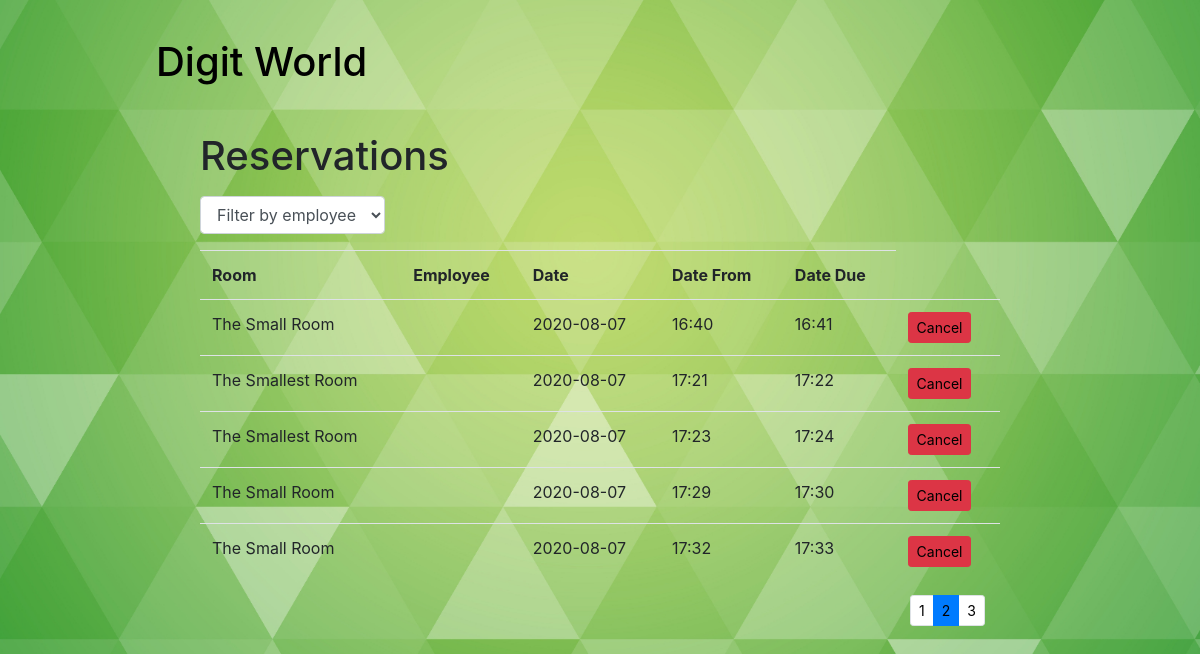
The app's page /reservations/history/?page=2 (signed in) with its own data.
### reservations/models.py (models this page shows, shortened)
class Reservations(models.Model):
    room_id = models.ForeignKey(Rooms, on_delete=models.SET_NULL, null=True, db_constraint=False)
    employee_id = models.ForeignKey(Employee, on_delete=models.SET_NULL, null=True, db_constraint=False)
    date = models.DateField('Date', null=False, default=datetime.now, blank=False)
    time_from = models.TimeField('Time From', null=False, blank=False)
    time_due = models.TimeField('Time Due', null=False, blank=False)
    STATUS = (
        ('w', ('waiting')),
        ('d', ('done')),
        ('x', ('canceled')),
    )
    status = models.CharField(max_length=1,
                              choices=STATUS,
                              blank=True,
                              default='w',
                              help_text=('Status')
                              )

class Rooms(models.Model):
    name = models.CharField('Name', max_length=200)
    def __str__(self):
        return self.name
    class Meta:
        verbose_name = "Room"
        verbose_name_plural = "Rooms"

### reservations/views.py (the view)
# urls.py: path('history/', views.reservations_list, name='all_reservations'),
@login_required
def reservations_list(request):
    paginator = Paginator(Reservations.objects.order_by('-date').all(), 5)
    page_number = request.GET.get('page')
    reservations = paginator.get_page(page_number)
    employees = Employee.objects.all()
    context = {
        'reservations': reservations,
        'employees': employees
    }
    return render(request, 'reservations_ListView.html', context=context)

### reservations/templates/reservations_ListView.html (shortened to what this page needs)
{% extends "base.html" %}
{% block content %}
<h1>Reservations</h1>
<p>
<form action="{% url 'search' %}" method="get" class="form-inline my-2 my-md-0">
     <div class="form-group">
    <select class="form-control" name="query" type="text" id="exampleFormControlSelect1" onchange="this.form.submit()">
      <option selected>Filter by employee</option>
    </select>
  </div>
</form>
</p>
<div class="visits-list">
    <table class="table table-hover">
        {%if reservations%}
        <tr>
            <th scope="col">Room</th>
            <th scope="col">Employee</th>
            <th scope="col">Date</th>
            <th scope="col">Date From</th>
            <th scope="col">Date Due</th>
        </tr>
        {%for reservation in reservations%}
        <tr>
            <td>{{reservation.room_id}}</td>
            <td>{{reservation.employee_id}}</td>
            <td>{{reservation.date|date:"Y-m-d"}}</td>
            <td>{{reservation.time_from|date:"H:i"}}</td>
            <td>{{reservation.time_due|date:"H:i"}}</td>
            {%if reservation.employee_id == user.employee%}
            <td><a class="btn btn-danger btn-sm" href="{%url 'cancel' reservation.id %}"/>Cancel</td>
            {%endif%}
            {%endfor%}
    </table>
    <div class="container puslapiai">
        <nav aria-label="...">
            {% if reservations.has_other_pages %}
            <ul class="pagination pagination-sm justify-content-end">
                {% for i in reservations.paginator.page_range %}
                {% if reservations.number == i %}
                <li class="page-item active">
                    <a class="page-link" href="#">{{ i }}</a>
                </li>
                {% else %}
                <li class="page-item">
                    <a class="page-link" href="?page={{ i }}">{{ i }}</a>
                </li>
                {% endif %}
                {% endfor %}
            </ul>
            {% endif %}
        </nav>
    </div>
</div>
{% endif %}
{% endblock %}

### reservations/static/css/styles.css (style rules this page uses)
* { box-sizing: border-box; }
a { color: black!important; text-decoration: none; }
body { background: url('../image/cover.jpg')no-repeat center center fixed; -webkit-background-size: cover; -moz-background-size: cover; -o-background-size: cover; background-size: cover; font-family: 'Heebo', sans-serif; color: white; }

### records on screen
Reservations: room_id "The Small Room", date "2020-08-07", time_from "16:40", time_due "16:41", employee_id_id "Cancel"
Reservations: room_id "The Smallest Room", date "2020-08-07", time_from "17:21", time_due "17:22", employee_id_id "Cancel"
Reservations: room_id "The Smallest Room", date "2020-08-07", time_from "17:23", time_due "17:24", employee_id_id "Cancel"
Reservations: room_id "The Small Room", date "2020-08-07", time_from "17:29", time_due "17:30", employee_id_id "Cancel"
Reservations: room_id "The Small Room", date "2020-08-07", time_from "17:32", time_due "17:33", employee_id_id "Cancel"

### other values on screen
{{ i }} "1" "3"
{{ i }} "2"
